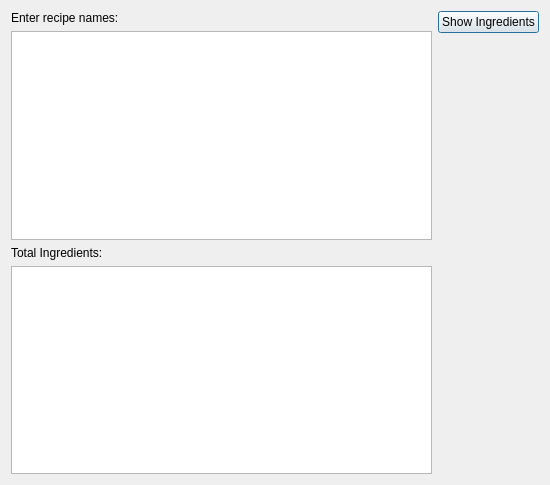
<?xml version="1.0" encoding="UTF-8"?>
<ui version="4.0">
 <class>Ingredient_Calculator</class>
 <widget class="QDialog" name="Ingredient_Calculator">
  <property name="geometry">
   <rect>
    <x>0</x>
    <y>0</y>
    <width>550</width>
    <height>485</height>
   </rect>
  </property>
  <property name="windowTitle">
   <string>Dialog</string>
  </property>
  <layout class="QHBoxLayout" name="horizontalLayout">
   <item>
    <layout class="QVBoxLayout" name="verticalLayout">
     <item>
      <widget class="QLabel" name="label">
       <property name="text">
        <string>Enter recipe names:</string>
       </property>
      </widget>
     </item>
     <item>
      <widget class="QPlainTextEdit" name="plainTextEdit"/>
     </item>
     <item>
      <widget class="QLabel" name="label_2">
       <property name="text">
        <string>Total Ingredients:</string>
       </property>
      </widget>
     </item>
     <item>
      <widget class="QPlainTextEdit" name="plainTextEdit_2"/>
     </item>
    </layout>
   </item>
   <item>
    <layout class="QVBoxLayout" name="verticalLayout_2">
     <item>
      <widget class="QPushButton" name="pushButton">
       <property name="text">
        <string>Show Ingredients</string>
       </property>
      </widget>
     </item>
     <item>
      <spacer name="verticalSpacer">
       <property name="orientation">
        <enum>Qt::Vertical</enum>
       </property>
       <property name="sizeHint" stdset="0">
        <size>
         <width>20</width>
         <height>40</height>
        </size>
       </property>
      </spacer>
     </item>
    </layout>
   </item>
  </layout>
 </widget>
 <resources/>
 <connections/>
</ui>
